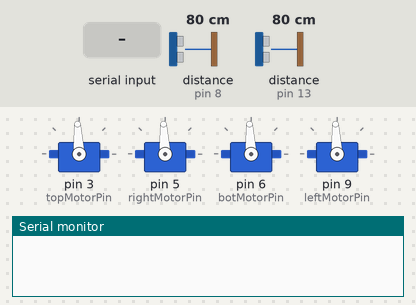
The sketch below on a simulated Arduino Uno, built with avr-gcc and run on an emulated ATmega328P. Shown: 4 × servo, the last lines printed to the serial monitor. Wiring (inferred from the names in the program): 2 × ultrasonic range finder: trigger pin 7, echo pin 8 / trigger pin 12, echo pin 13. The inputs (shaded band) are chosen by the test bench; at power-on: distance to the obstacle (sensors on pin 8, pin 13) 80 cm. The echo pulse lasts 58.3 µs per cm.

Above: at 1.2 s.
1.3 s: "90 45\n" received over Serial
At 4.23 s:
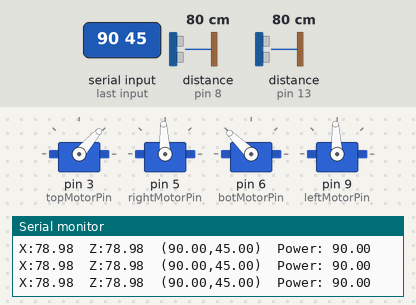
4.3 s: "q 1\n" received over Serial
At 5.3 s:
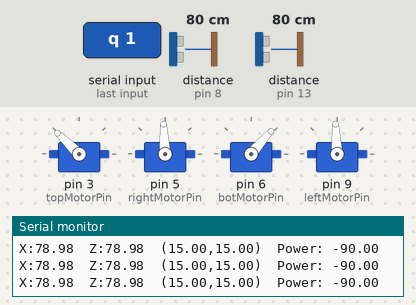
5.9 s: "90\n" received over Serial
At 6.04 s:
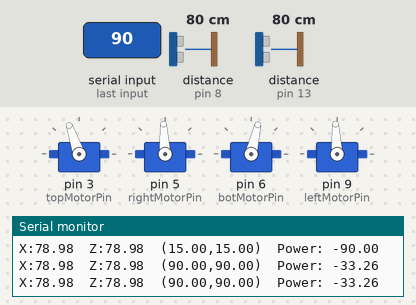
8.9 s: distance to the obstacle (sensor on pin 8) set to 4 cm
11.9 s: distance to the obstacle (sensor on pin 13) set to 7 cm
14.9 s: "q\n" received over Serial
At 15.5 s:
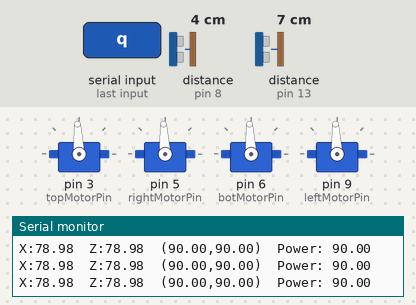
Timing chart, 0 to 17.4 s (numbered marks = the images above; inputs shaded):
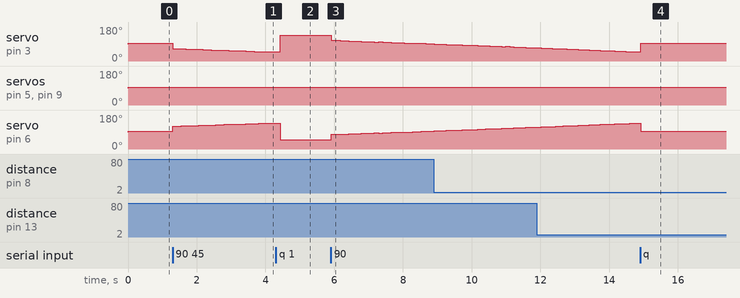

Measured:
- after the input at 1.3 s, servo on pin 3 (topMotorPin): moves from 93° to 49° over 2.7 s, starting at once; servo on pin 6 (botMotorPin): moves from 93° to 136° over 2.5 s, starting at once
- after the input at 4.3 s, servo on pin 3 (topMotorPin): 49° → 136° after 0.12 s; servo on pin 6 (botMotorPin): 136° → 49° after 0.12 s
- after the input at 5.9 s, servo on pin 3 (topMotorPin): 136° → 109° at once, → 107° 0.25 s later, → 106° 0.12 s later, → 105° 0.12 s later, … (18 changes in this stretch); servo on pin 6 (botMotorPin): 49° → 77° at once, → 79° 0.25 s later, → 80° 0.25 s later, → 81° 0.12 s later, … (17 changes in this stretch)
- after the input at 14.9 s, servo on pin 3 (topMotorPin): 49° → 93° at once; servo on pin 6 (botMotorPin): 136° → 93° at once

The sketch:

MotorControllerPID.ino
```cpp
/*
 * Library: https://playground.arduino.cc/Code/PIDLibrary/
 */

#include "Functions.h"


//VARIABLES======================================================================
//Motion
double outputX, outputZ;
double distanceX, distanceZ;
double targetX, targetZ;
double prevDistX = 0, prevDistZ = 0;
double minDist = 15.0, maxDist = 150.0;
double errorX = 0, errorZ = 0;
//PID
//P controller -> xKP = 5.1
//Tu = 0.91 Ku = 8.5
#define XKI 1.5
#define ZKI 1.5
// 5.4 (5 at full battery), 1.5, 0.1
double xKp = 5, xKi = XKI, xKd = 0.1;
double zKp = 5, zKi = ZKI, zKd = 0.1;

//Communication:
int index;
String data, xData, zData;
String displayOutput;
bool pause = true;

int counter = 0;

//OBJECTS========================================================================
Functions functions;
PID xPID(&distanceX, &outputX, &targetX, xKp, xKi, xKd, P_ON_E, DIRECT);
PID zPID(&distanceZ, &outputZ, &targetZ, zKp, zKi, zKd, P_ON_E, DIRECT);


//SETUP==========================================================================
void setup(){
    Serial.begin(9600);
    functions.motorSetup();
    functions.ultrasonicSetup();
    //Initialize targets to 20.0 cm
    targetX = 20.0;
    targetZ = 20.0;
    prevDistX = functions.ultrasonicDist(trigPinR, echoPinR);
    prevDistZ = functions.ultrasonicDist(trigPinB, echoPinB);
    functions.pidOff(&xPID, &zPID);
    xPID.SetOutputLimits(-90, 90);
    zPID.SetOutputLimits(-90, 90);
}


//MAIN FUNCTION===================================================================
void loop(){
    //Collecting Sensor Data
    distanceX = functions.ultrasonicDist(trigPinR, echoPinR);
    distanceZ = functions.ultrasonicDist(trigPinB, echoPinB);
    //If the value changes by over 30 cm in one iteration of this loop, ignore this reading
    if (abs(distanceX - prevDistX) > 30) distanceX = prevDistX;
    if (abs(distanceZ - prevDistZ) > 30) distanceZ = prevDistZ;
    prevDistX = distanceX;
    prevDistZ = distanceZ;
    errorX = targetX - distanceX;
    errorZ = targetZ - distanceZ;

    //Receiving commands from Raspberry Pi
    if (Serial.available() > 0){
        functions.pidOff(&xPID, &zPID);
        data = Serial.readStringUntil('\n');
        if (data == "q" || data == "" || data == " "){
            pause = true;
        }
        else{
            functions.processData(data, &targetX, &targetZ, minDist, maxDist);
            pause = false;
        }
    }

    //Moving the robot
    if (!pause){
        //Turn PID on and compute the output
        xPID.SetMode(AUTOMATIC);
        zPID.SetMode(AUTOMATIC);
        xKi = 0;
        if (abs(outputX) < 50) xKi = XKI; //Only start calculating integral component when robot is slowing down
        xPID.Compute();
        functions.moveX((int)outputX);

        //Checking if robot is steady at target
        if (counter > 20){  //after 20 * 50 ms = 1 s within 10 cm of target position, stop the robot
            pause = true;
            counter = 0;
        }
        if (abs(errorX) < 10) counter++;
        else counter = 0;

        //Displaying sensor values and target position
        displayOutput = "X:" + String(distanceX) + "  Z:" + String(distanceZ);
        displayOutput += "  (" + String(targetX) + "," + String(targetZ) + ")";
        displayOutput += "  Power: " + String(outputX);
        Serial.println(displayOutput);
    }
    else{
        functions.pidOff(&xPID, &zPID);
    }

    delay(50);
}
```

Functions.cpp
```cpp
#include "Functions.h"

//PIN SETUP===============================================================
//Ultrasonic Sensor Pins
const int trigPinB = 7; //B for bottom ultrasonic sensor
const int echoPinB = 8;
const int trigPinR = 12; //R for right ultrasonic sensor
const int echoPinR = 13;

//Arduino Motor PWM Pins
const int topMotorPin = 3;
const int rightMotorPin = 5;
const int botMotorPin = 6;
const int leftMotorPin = 9;

Servo topMotor;
Servo rightMotor;
Servo botMotor;
Servo leftMotor;


Functions::Functions(void){}


void Functions::motorSetup(){
    pinMode(topMotorPin, OUTPUT);
    pinMode(rightMotorPin, OUTPUT);
    pinMode(botMotorPin, OUTPUT);
    pinMode(leftMotorPin, OUTPUT);
    topMotor.attach(topMotorPin);
    rightMotor.attach(rightMotorPin);
    botMotor.attach(botMotorPin);
    leftMotor.attach(leftMotorPin);
}

void Functions::ultrasonicSetup(){
    pinMode(trigPinR, OUTPUT);
    pinMode(echoPinR, INPUT);
    pinMode(trigPinB, OUTPUT);
    pinMode(echoPinB, INPUT);
}

void Functions::processData(String data, double *targetX, double *targetZ, int minDist, int maxDist){
    int index = data.indexOf(" ");
    *targetX = data.substring(0,index).toFloat();
    *targetZ = data.substring(index+1).toFloat();
    if (*targetX < minDist) *targetX = minDist;
    if (*targetZ < minDist) *targetZ = minDist;
    if (*targetX > maxDist) *targetX = maxDist;
    if (*targetZ > maxDist) *targetZ = maxDist;
}

void Functions::filterData(double *targetX, double *targetZ, int minDist, int maxDist){
    if (*targetX < minDist) *targetX = minDist;
    if (*targetZ < minDist) *targetZ = minDist;
    if (*targetX > maxDist) *targetX = maxDist;
    if (*targetZ > maxDist) *targetZ = maxDist;
}

void Functions::moveX(int power){
    topMotor.write(map(-power, -100, 100, 1000, 2000));
    botMotor.write(map(power, -100, 100, 1000, 2000));
}

void Functions::moveZ(int power){
    rightMotor.write(map(-power, -100, 100, 1000, 2000));
    leftMotor.write(map(-power, -100, 100, 1000, 2000));
}

void Functions::moveToPositionX(double targetX, double distanceX, int power){
    double margin = 3.0;
    double error = targetX - distanceX;
    if (abs(error) > margin) { //check if robot is close enough to target position
        if (error > 0) moveX(power);
        else moveX(-power);
    }
    else moveX(0);
}

void Functions::moveToPositionZ(double targetZ, double distanceZ, int power){
    double margin = 5.0;
    double error = targetZ - distanceZ;
    if (abs(error) > margin) { //check if robot is close enough to target position
        if (error > 0) moveZ(power);
        else moveZ(-power);
    }
    else moveZ(0);
}

void Functions::pidOff(PID *xPID, PID *zPID){
    xPID->SetMode(MANUAL);
    zPID->SetMode(MANUAL);
    Functions::moveX(0);
    Functions::moveZ(0);
}

double Functions::ultrasonicDist(int trigPin, int echoPin){
    digitalWrite(trigPin, LOW);
    delayMicroseconds(2);
    digitalWrite(trigPin, HIGH);
    delayMicroseconds(10);
    digitalWrite(trigPin, LOW);
    double duration = pulseIn(echoPin, HIGH);
    return (0.034 * duration) / 2;
}
```

Functions.h
```cpp
/*
 * MotorController.h - header file for declaring functions
 */

#ifndef Functions_h
#define Functions_h

#include "Arduino.h"
#include <Servo.h>
#include <PID_v1.h>

//PIN SETUP===============================================================
//Ultrasonic Sensor Pins
extern const int trigPinR; //R for right ultrasonic sensor
extern const int echoPinR;
extern const int trigPinB; //B for bottom ultrasonic sensor
extern const int echoPinB;

//Arduino Motor PWM Pins
extern const int topMotorPin;
extern const int rightMotorPin;
extern const int botMotorPin;
extern const int leftMotorPin;

extern Servo topMotor;
extern Servo rightMotor;
extern Servo botMotor;
extern Servo leftMotor;


class Functions {
    public:
        //Constructor
        Functions(void);

        //Methods
        void motorSetup();
        void ultrasonicSetup();
        void processData(String data, double *targetX, double *targetZ, int minDist, int maxDist);
        void filterData(double *targetX, double *targetZ, int minDist, int maxDist);
        void moveX(int power);
        void moveZ(int power);
        void moveToPositionX(double targetX, double distanceX, int power);
        void moveToPositionZ(double targetZ, double distanceZ, int power);
        void pidOff(PID *xPID, PID *zPID);
        double ultrasonicDist(int trigPin, int echoPin);

    private:

};

#endif
```
